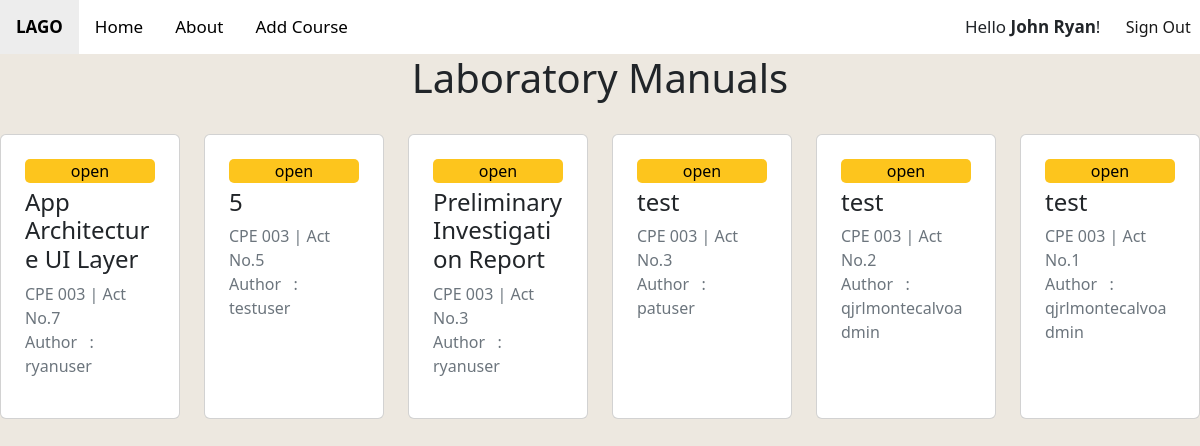
Page /home/view/ (signed in) on the earlier database version.
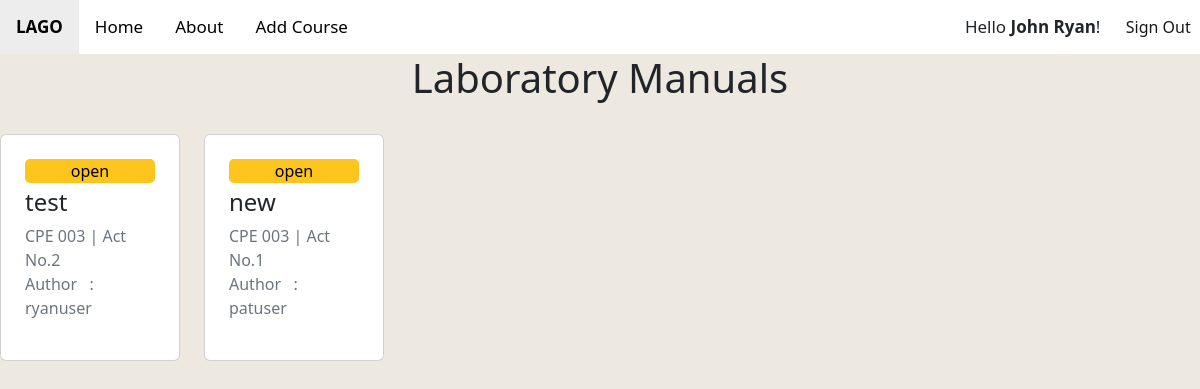
Same page on the later database version.
### main/models.py (models this page shows, shortened)
class labmanual(models.Model):
    id = models.AutoField(primary_key=True)
    author = models.ForeignKey(User, editable=False, on_delete=models.CASCADE)
    date_created = models.DateTimeField(default=timezone.now)
    act_no = models.IntegerField()
    lab_title = models.CharField(max_length=50)
    course_code = models.CharField(max_length=50)
    course_title = models.CharField(max_length=100)
    objective = models.TextField()
    ilos = models.TextField()
    discussion = models.TextField()
    res = models.TextField()
    procedures = RichTextField(blank=True, null=True)
    questions = models.TextField()
    supplementary = models.TextField()
    image_1 = models.ImageField(upload_to='images/')
    image_2 = models.ImageField(upload_to='images/')

### main/views.py (the view)
# urls.py: path("home/view/", login_required(labListView.as_view(),login_url='/'), name="view"),
class labListView(ListView):
    model = labmanual
    labmanual_list = labmanual.objects.all()
    template_name = 'main/view.html'
    context_object_name: 'labmanual_list'
    ordering = ['-date_created']

### main/templates/main/view.html (shortened to what this page needs)
{% extends 'main/base.html' %}
{% block previous %}
  <a href=".." class="active"><b>LAGO</b></a>
{% endblock %}
{% block body %}
  <h1 style="text-align:center">Laboratory Manuals</h1><br>
  <div class="row">
    {% for m in labmanual_list %}
    <div class="col-lg-2 col-md-6 col-sm-12 pb-4">
      <div class="card h-100 p-4">
        <a href="{% url 'preview' m.id %}" class="btnwarning" style="text-align: center;text-decoration:none;color:black">open</a>
        <h4>{{m.lab_title}}</h4>
        <p class="text-muted">{{m.course_code}} | Act No.{{m.act_no}}<br>Author &nbsp;&nbsp;: {{m.author}}</p>
      </div>
    </div>
    {% empty %}
    <p style="text-align:center;font-size:18px">No laboratory manual added.</p>
    {% endfor %}
  </div>
{% endblock %}

Differences in the rows shown:
removed labmanual: lab_title "App Architecture UI Layer", course_code "CPE 003", act_no "7", author "ryanuser"
removed labmanual: lab_title "5", course_code "CPE 003", act_no "5", author "testuser"
removed labmanual: lab_title "Preliminary Investigation Report", course_code "CPE 003", act_no "3", author "ryanuser"
removed labmanual: lab_title "test", course_code "CPE 003", act_no "3", author "patuser"
removed labmanual: lab_title "test", course_code "CPE 003", act_no "2", author "qjrlmontecalvoadmin"
removed labmanual: lab_title "test", course_code "CPE 003", act_no "1", author "qjrlmontecalvoadmin"
added labmanual: lab_title "test", course_code "CPE 003", act_no "2", author "ryanuser"
added labmanual: lab_title "new", course_code "CPE 003", act_no "1", author "patuser"
